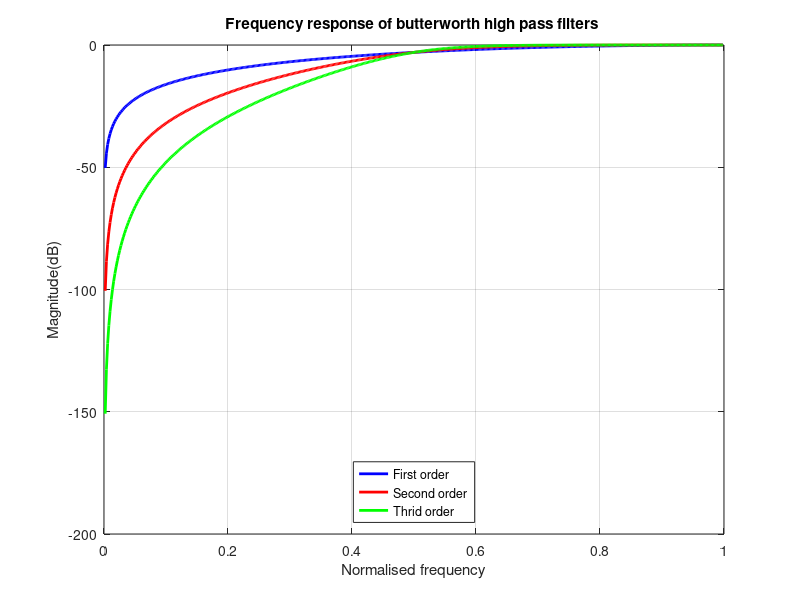
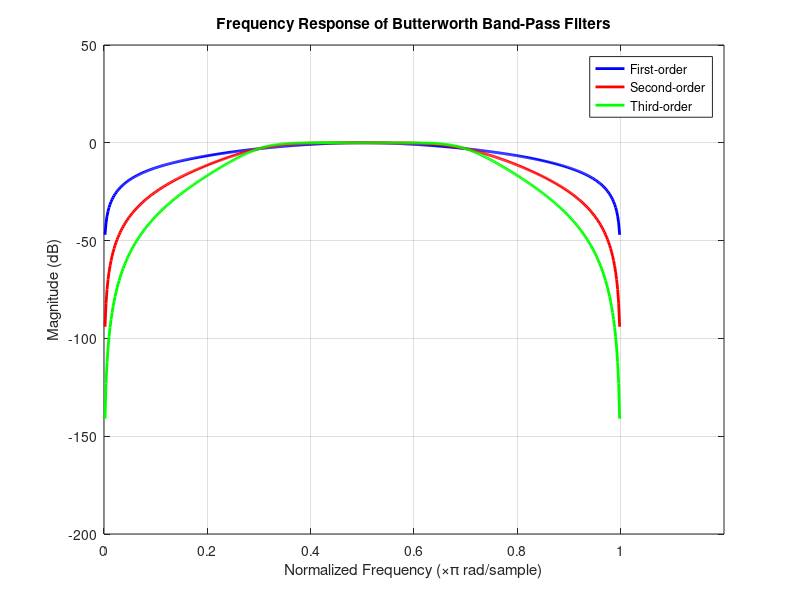
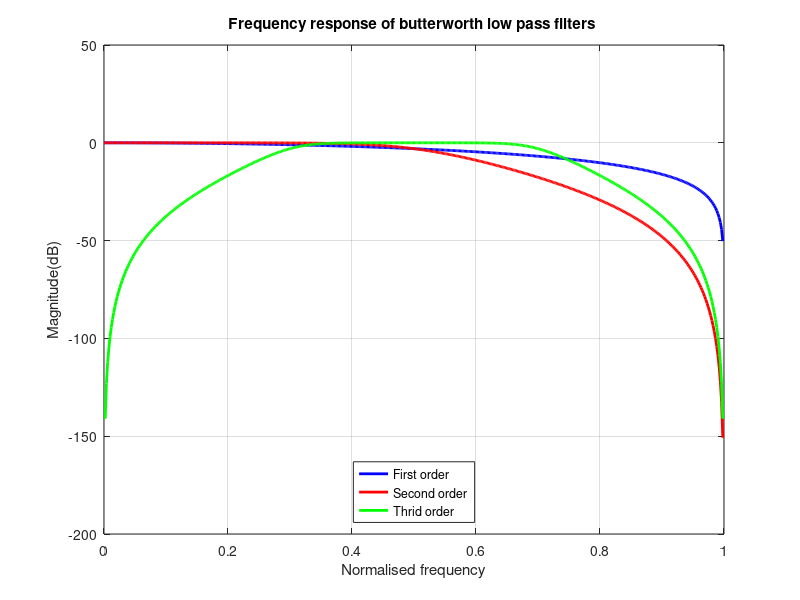
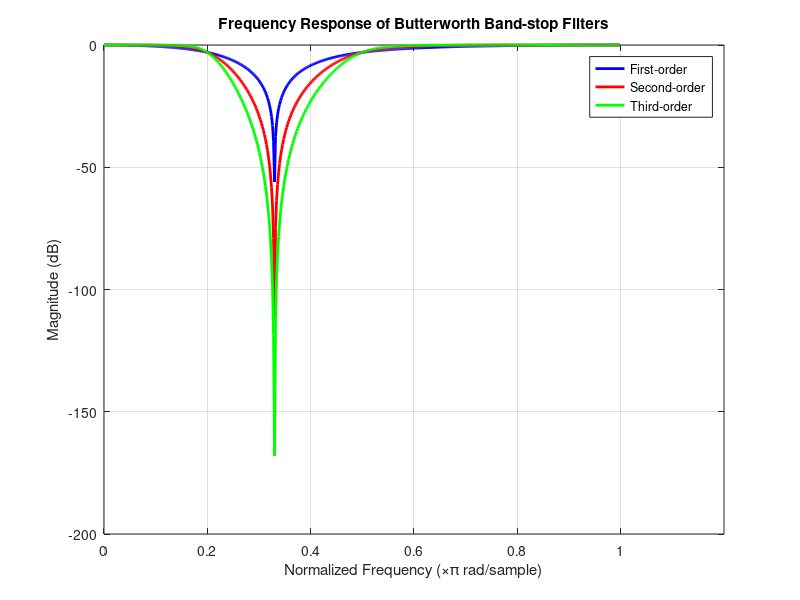

MATLAB code to generate these figures, in order:
% code for high pass
wc= .5;
n1=1;
n2=2;
n3=3;

[b1,a1]=butter(n1,wc,'high');
[b2,a2]=butter(n2,wc,'high');
[b3,a3]=butter(n3,wc,'high');

[H1,w1]=freqz(b1,a1);
[H2,w2]=freqz(b2,a2);
[H3,w3]=freqz(b3,a3);

figure;
plot(w1/pi,20*log10(abs(H1)),'b','LineWidth',2);
hold on;
plot(w2/pi,20*log10(abs(H2)),'r','LineWidth',2);
plot(w3/pi,20*log10(abs(H3)),'g','LineWidth',2);

legend("First order","Second order","Thrid order", "Location","south");
title("Frequency response of butterworth high pass filters ");
xlabel("Normalised frequency");
ylabel("Magnitude(dB)");
grid on;

%code for band pass filter

wc1 = 0.3; % Lower cutoff frequency
wc2 = 0.7; % Upper cutoff frequency

% Calculate the orders of the filters
n1 = 1; % First-order
n2 = 2; % Second-order
n3 = 3; % Third-order

% Design Butterworth band-pass filters
[b1, a1] = butter(n1, [wc1 wc2], 'bandpass');
[b2, a2] = butter(n2, [wc1 wc2], 'bandpass');
[b3, a3] = butter(n3, [wc1 wc2], 'bandpass');

% Frequency response
[H1, W1] = freqz(b1, a1);
[H2, W2] = freqz(b2, a2);
[H3, W3] = freqz(b3, a3);

% Plot frequency response for Butterworth band-pass filters
figure;
plot(W1/pi, 20*log10(abs(H1)), 'b', 'LineWidth', 2);
hold on;
plot(W2/pi, 20*log10(abs(H2)), 'r', 'LineWidth', 2);
plot(W3/pi, 20*log10(abs(H3)), 'g', 'LineWidth', 2);

% Set x-axis limit
xlim([0 1.2]);

% Add legend and labels
legend('First-order', 'Second-order', 'Third-order');
title('Frequency Response of Butterworth Band-Pass Filters');
xlabel('Normalized Frequency (\times\pi rad/sample)');
ylabel('Magnitude (dB)');
grid on;

% code for low pass
wc= .5;
n1=1;
n2=2;
n3=3;

[b1,a1]=butter(n1,wc,'low');
[b2,a2]=butter(n2,wc,'low');
[b3,a3]=butter(n3,wc,'low');

[H1,w1]=freqz(b1,a1);
[H2,w2]=freqz(b2,a2);
[H2,w3]=freqz(b3,a3);

figure;
plot(w1/pi,20*log10(abs(H1)),'b','LineWidth',2);
hold on;
plot(w2/pi,20*log10(abs(H2)),'r','LineWidth',2);
plot(w3/pi,20*log10(abs(H3)),'g','LineWidth',2);

legend("First order","Second order","Thrid order", "Location","south");
title("Frequency response of butterworth low pass filters ");
xlabel("Normalised frequency");
ylabel("Magnitude(dB)");
grid on;



% code for band stop filters ::
wc1 = 0.2; % Lower cutoff frequency
wc2 = 0.5; % Upper cutoff frequency

% Calculate the orders of the filters
n1 = 1; % First-order
n2 = 2; % Second-order
n3 = 3; % Third-order

% Design Butterworth band-pass filters
[b1, a1] = butter(n1, [wc1 wc2], 'stop');
[b2, a2] = butter(n2, [wc1 wc2], 'stop');
[b3, a3] = butter(n3, [wc1 wc2], 'stop');

% Frequency response
[H1, W1] = freqz(b1, a1);
[H2, W2] = freqz(b2, a2);
[H3, W3] = freqz(b3, a3);

% Plot frequency response for Butterworth band-pass filters
figure;
plot(W1/pi, 20*log10(abs(H1)), 'b', 'LineWidth', 2);
hold on;
plot(W2/pi, 20*log10(abs(H2)), 'r', 'LineWidth', 2);
plot(W3/pi, 20*log10(abs(H3)), 'g', 'LineWidth', 2);

% Set x-axis limit
xlim([0 1.2]);

% Add legend and labels
legend('First-order', 'Second-order', 'Third-order');
title('Frequency Response of Butterworth Band-stop Filters');
xlabel('Normalized Frequency (\times\pi rad/sample)');
ylabel('Magnitude (dB)');
grid on;
